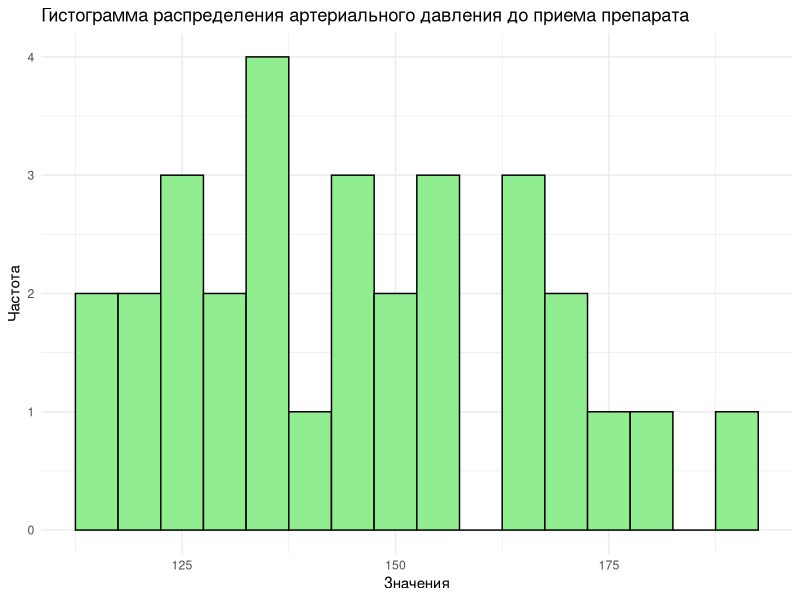
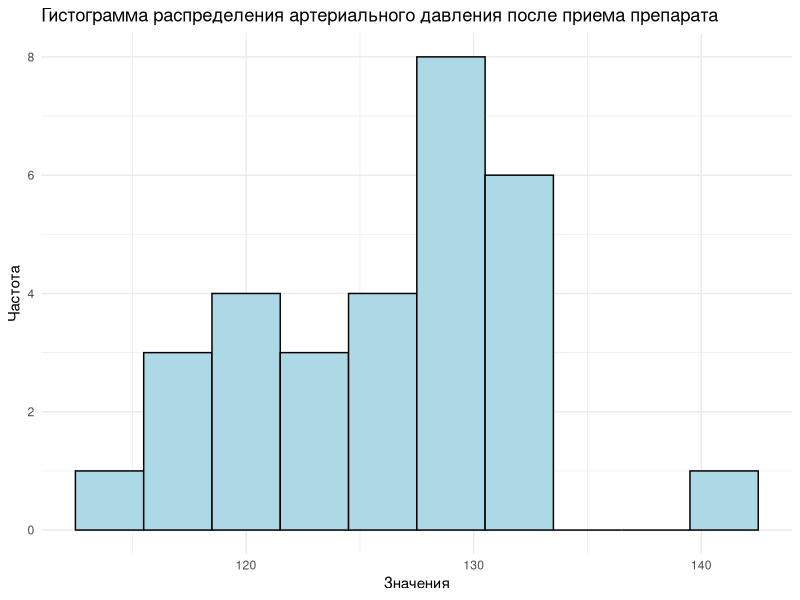
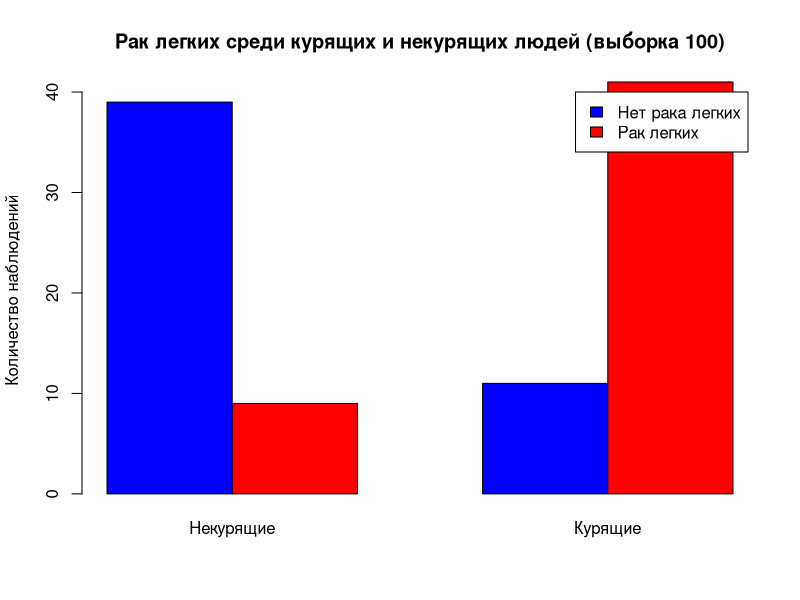
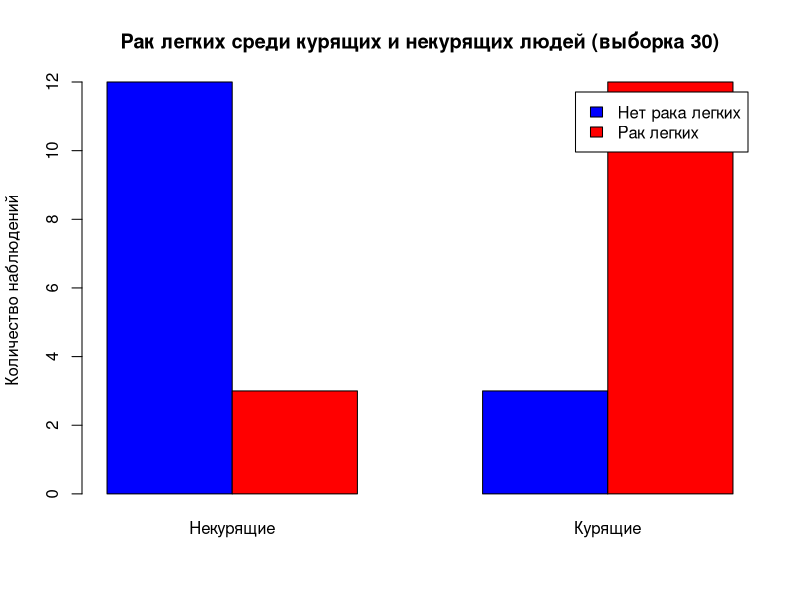
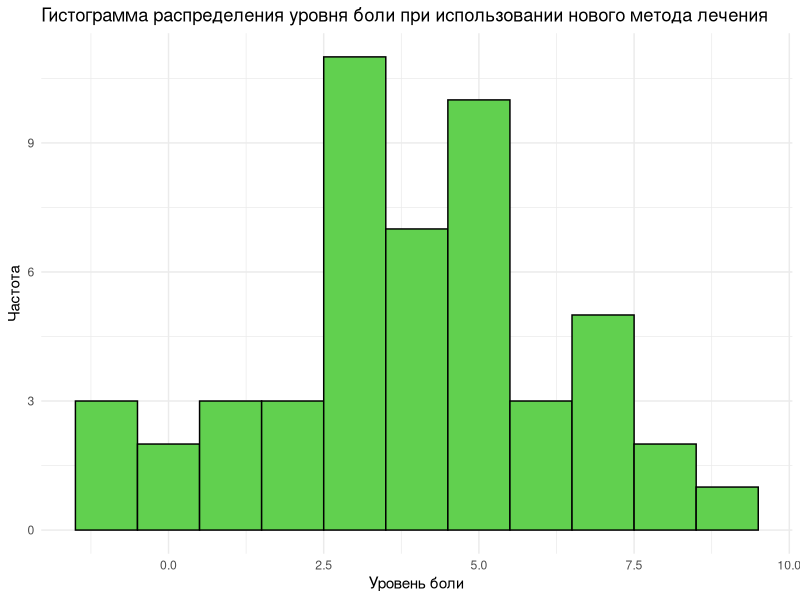
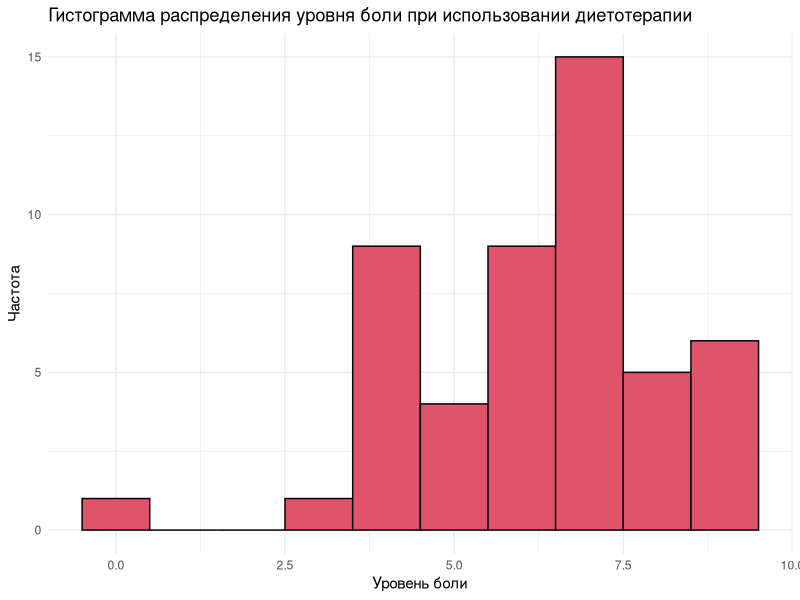
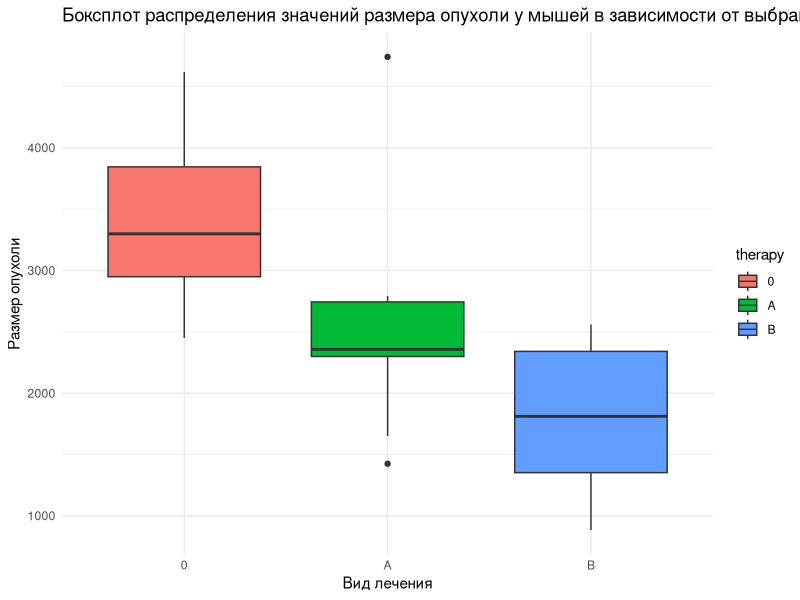
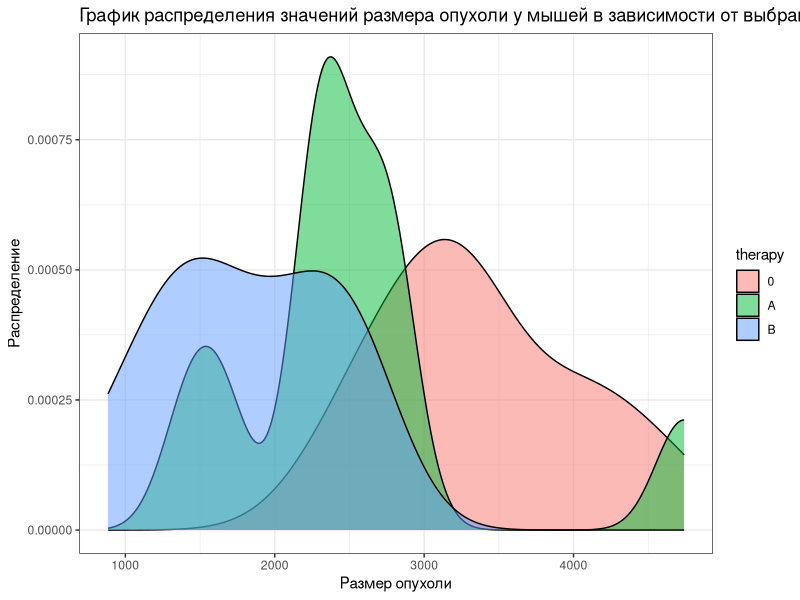

Generate these figures, in order, with R:
## ---- chunk 1
# Прокидываем библиотеки
library(tidyverse)
 library(car)
## ---- chunk 2
# Задаем seed
set.seed(18)

# Даем размер выборке
sample_size <- 30

# Среднее давление до и после препарата
mean_before <- 148
mean_after <- 126  

# Генерируем данные из нормального распределения с заданным стандартным отклонением
sd_bf <- 17
pressure_before <- rnorm(sample_size, mean_before, sd_bf)

# Стандартное отклонение во второй выборке
sd_af <- 6
pressure_after <- rnorm(sample_size, mean_after, sd_af)

# сливаем в 1 датасет
pressure <- data.frame(Pressure_Before = pressure_before,
                            Pressure_After = pressure_after)
# Глядим
head(pressure)
## ---- chunk 3
# визуальная оценка распределения артериального давления до приема препарата

ggplot(pressure, aes(x = Pressure_Before)) +
  geom_histogram(binwidth = 5,fill = "lightgreen", color = "black") +
  labs(title = "Гистограмма распределения артериального давления до приема препарата", x = "Значения", y = "Частота") +
  theme_minimal()
# можно сказать, распределение визуально имеет признаки нормального, хотя оно не идеально нормальное
## ---- chunk 4
# визуальная оценка распределения артериального давления после приема препарата

ggplot(pressure, aes(x = Pressure_After)) +
  geom_histogram(binwidth = 3, fill = "lightblue", color = "black") +
  labs(title = "Гистограмма распределения артериального давления после приема препарата", x = "Значения", y = "Частота") +
  theme_minimal()
# распределение не очень похоже на нормальное 
## ---- chunk 5
# тест Шапиро-Уилка на нормальность распределения
# H0 - распределение нормальное
# H1 - распределение отлично от нормального
# alpha = 0.05
shapiro.test(pressure$Pressure_Before)
shapiro.test(pressure$Pressure_After)
## ---- chunk 6
# определяем средние значения для каждой выборки
mean(pressure$Pressure_Before)
mean(pressure$Pressure_After)
# проводим парный t-test
t.test(pressure$Pressure_Before, pressure$Pressure_After, paired = TRUE)
## ---- chunk 7
# Расчет критического значения для нормального распределения, где степени свободы = 29 и alpha = 0.05
alpha = 0.05
qt(1 - alpha/2, df = 29)
## ---- chunk 8
# Размер первой выбороки
sample_size1 <- 100

# Создаем вектор курящих (1) и некурящих (0)
smoking_status <- rep(c(1, 0), each = (sample_size1 / 2))

# Генерируем данные для рака легких с заданной вероятностью
set.seed(13) 
cancer_and_smoker <- rbinom((sample_size1 / 2), 1, 0.8)
cancer_and_nonsmoker <- rbinom((sample_size1 / 2), 1, 0.2)

# Объединяем данные рака легких для курящих и некурящих
lung_cancer <- c(cancer_and_smoker, cancer_and_nonsmoker)

# Создаем фрейм данных
sample100 <- data.frame(Smoking = smoking_status,
                        LungCancer = lung_cancer)

# Смотрим результат
head(sample100)
## ---- chunk 9
# Размер второй выбороки
sample_size2 <- 30

# Создаем вектор курящих (1) и некурящих (0)
smoking_status <- rep(c(1, 0), each = (sample_size2 / 2))

# Генерируем данные для рака легких с заданной вероятностью
set.seed(1) 
cancer_and_smoker <- rbinom((sample_size2 / 2), 1, 0.8)
cancer_and_nonsmoker <- rbinom((sample_size2 / 2), 1, 0.2)

# Объединяем данные рака легких для курящих и некурящих
lung_cancer <- c(cancer_and_smoker, cancer_and_nonsmoker)

# Создаем фрейм данных
sample30 <- data.frame(Smoking = smoking_status,
                        LungCancer = lung_cancer)

# Смотрим результат
head(sample30)
## ---- chunk 10
# Построение столбчатой диаграммы для первой выборки
barplot(table(sample100$Smoking, sample100$LungCancer), beside = TRUE,
        col = c("blue", "red"), legend = c("Нет рака легких", "Рак легких"),
        names.arg = c("Некурящие", "Курящие"), main = "Рак легких среди курящих и некурящих людей (выборка 100)",
        ylab = "Количество наблюдений")
## ---- chunk 11
# Построение столбчатой диаграммы для второй выборки
barplot(table(sample30$Smoking, sample30$LungCancer), beside = TRUE,
        col = c("blue", "red"), legend = c("Нет рака легких", "Рак легких"),
        names.arg = c("Некурящие", "Курящие"), main = "Рак легких среди курящих и некурящих людей (выборка 30)",
        ylab = "Количество наблюдений")
## ---- chunk 12
# Статистический тест для проверки гипотез на выбрке со 100 наблюдениями
# Таблица сопряженности для курящих и некурящих
contingency_table100 <- table(sample100$Smoking, sample100$LungCancer)

# Применяем точный тест Фишера
# в соответствии с формулировкой альтернативной гипотезы выбираем alternative = "greater" - одностороняя гипотеза
fisher_test_result100 <- fisher.test(contingency_table100, alternative = "greater")

# Выводим результаты теста
fisher_test_result100
## ---- chunk 13
# Аналогично провдим тест для выборки с 30 наблюдениями
contingency_table30 <- table(sample30$Smoking, sample30$LungCancer)

fisher_test_result30 <- fisher.test(contingency_table30, alternative = "greater")

fisher_test_result30
## ---- chunk 14
set.seed(42)
sample_size <- 50

# Средние и стандартные отклонения для каждой группы
mean_new_treatment <- 4
sd_new_treatment <- 2
mean_diet_therapy <- 6
sd_diet_therapy <- 2

# Генерируем выборки
new_treatment_group <- round(rnorm(sample_size, mean_new_treatment, sd_new_treatment))
diet_therapy_group <- round(rnorm(sample_size, mean_diet_therapy, sd_diet_therapy))

# Объединяем в один датасет
treatment <- data.frame(New_method = new_treatment_group,
                            Dietotherapy = diet_therapy_group)
# Смотрим на результат
head(treatment)
## ---- chunk 15
# визуальная оценка распределения уровня боли при использовании нового метода лечения  

ggplot(treatment, aes(x = New_method)) + 
            geom_histogram(binwidth = 1,fill = "99FF99", color = "black") + 
            labs(title = "Гистограмма распределения уровня боли при использовании нового метода лечения", x = "Уровень боли", y = "Частота") + 
            theme_minimal() 
# распределение не похоже на нормальное
## ---- chunk 16
# визуальная оценка распределения уровня боли при использовании диетотерапии 

ggplot(treatment, aes(x = Dietotherapy)) + 
            geom_histogram(binwidth = 1,fill = "66FFFF", color = "black") + 
            labs(title = "Гистограмма распределения уровня боли при использовании диетотерапии", x = "Уровень боли", y = "Частота") + 
            theme_minimal() 
# распределение не похоже на нормальное
## ---- chunk 17
# тест Шапиро-Уилка на нормальность распределения 
# H0 - распределение нормальное 
# H1 - распределение отлично от нормального 
# alpha = 0.05

shapiro.test(treatment$New_method) 
shapiro.test(treatment$Dietotherapy)
## ---- chunk 18
# определяем средние значения для каждой выборки
mean(treatment$New_method)
mean(treatment$Dietotherapy)

# Проводим двухвыборочный двусторониий тест Манна-Уитни
wilcox.test(treatment$New_method, treatment$Dietotherapy)
## ---- chunk 19
tumor <- tibble(
  therapy = c(rep("0", 10), rep("A", 10), rep("B", 10)),
  value = c(rep(3213, 10), rep(2687, 10), rep(2423, 10))
) %>%
  mutate(therapy = factor(therapy, levels = c("0", "A", "B")))

tumor$value <- tumor$value + rnorm(30, 0, 760)
## ---- chunk 20
# Боксплот для 3 категорий терапии мышей
ggplot(tumor, aes(x = therapy, y = value, fill = therapy)) +
  geom_boxplot() +
  labs(title = "Боксплот распределения значений размера опухоли у мышей в зависимости от выбранного вида лечения", x = "Вид лечения", y = "Размер опухоли") +
  theme_minimal()
## ---- chunk 21
# Визуальная оценка распределений значений в 3 выборках
tumor %>%
    ggplot(aes(value, fill = therapy)) +
    geom_density(alpha = 0.5) +
    labs(title = "График распределения значений размера опухоли у мышей в зависимости от выбранного вида лечения", x = "Размер опухоли", y = "Распределение") + 
    theme_bw()
## ---- chunk 22
# тест Шапиро-Уилка на нормальность распределения 
# H0 - распределение нормальное 
# H1 - распределение отлично от нормального 
# alpha = 0.05

shapiro.test(tumor$value[tumor$therapy == 0])
shapiro.test(tumor$value[tumor$therapy == 'A'])
shapiro.test(tumor$value[tumor$therapy == 'B'])
## ---- chunk 23
# Проверка гомогенности дисперсий с помощью теста Левена
# H0 - дисперсии гомогенны 
# H1 - дисперсии негомогенны 
# alpha = 0.05
leveneTest(value ~ therapy, data = tumor)
## ---- chunk 24
kruskal_test = kruskal.test(value ~ therapy, data = tumor)
kruskal_test
## ---- chunk 25
# Дисперсионный анализ ANNOVA
aov_model <- aov(value ~ therapy, data = tumor)
summary(aov_model)
## ---- chunk 26
# Тест Тьюки
tukey_results <- TukeyHSD(aov_model, confV.level = 0.95)
print(tukey_results)
